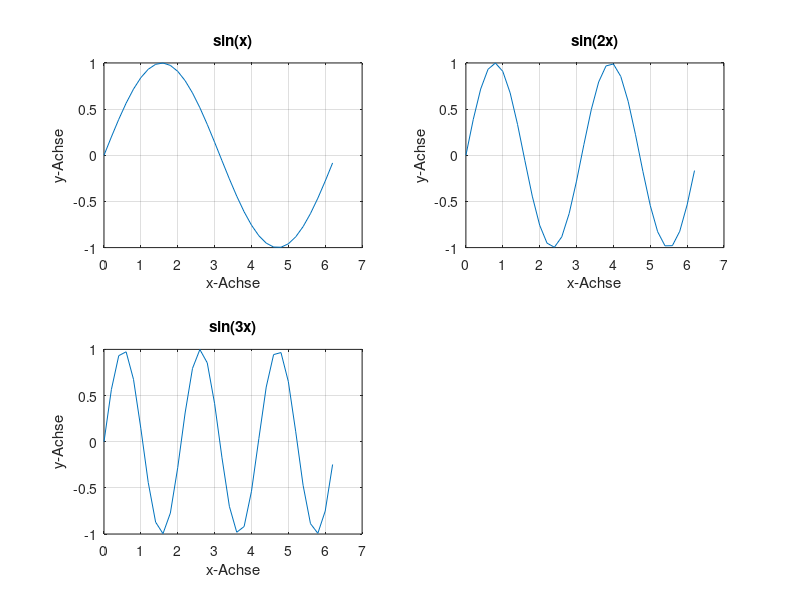

MATLAB code for this plot:
subplot(2,2,1)
x=(0:0.2:2*pi);
plot(x,sin(x))
title('sin(x)')
xlabel('x-Achse')
ylabel('y-Achse')
grid on

subplot(2,2,2)
plot(x,sin(2*x))
title('sin(2x)')
xlabel('x-Achse')
ylabel('y-Achse')
grid on

subplot(2,2,3)
plot(x,sin(3*x))
title('sin(3x)')
xlabel('x-Achse')
ylabel('y-Achse')
grid on